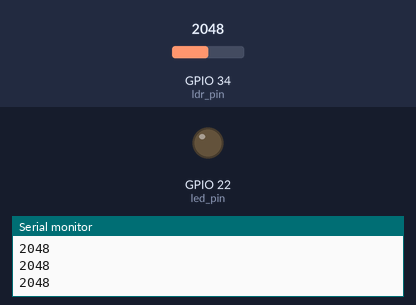
Simulated run of this sketch. Board: ESP32. Parts: output pins drawn as LEDs (lit = HIGH), the last lines printed to the serial monitor. The inputs (shaded band) are chosen by the test bench; at power-on: GPIO 34 (ldr_pin) = 2048.

Above: at 1.2 s.
1.3 s: GPIO 34 (ldr_pin) set to 1061
2.8 s: GPIO 34 (ldr_pin) set to 941
At 4.0 s:
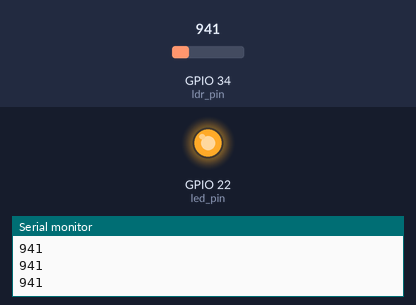
4.3 s: GPIO 34 (ldr_pin) set to 1040
At 5.4 s:
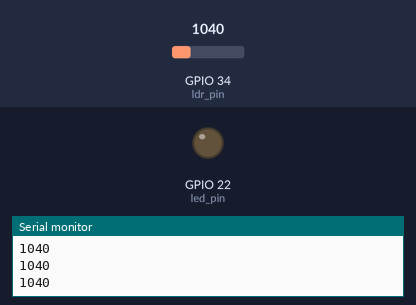
5.8 s: GPIO 34 (ldr_pin) set to 960
At 6.7 s:
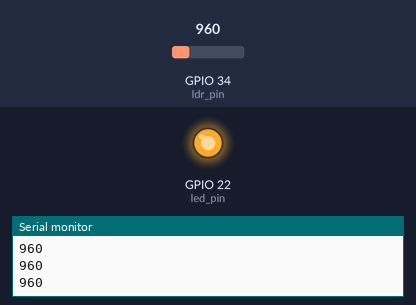
Timing chart, 0 to 8.3 s (numbered marks = the images above; inputs shaded):
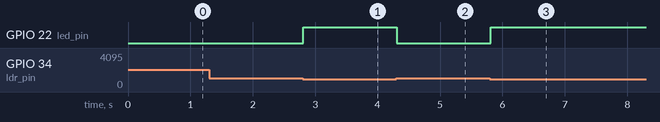

Measured:
- the behaviour switches between 1001 and 1000 on GPIO 34 (ldr_pin) (found by bisection; images 0 and 1)
- after the input at 2.8 s, GPIO 22 (led_pin): LOW → HIGH at once
- after the input at 4.3 s, GPIO 22 (led_pin): HIGH → LOW at once
- after the input at 5.8 s, GPIO 22 (led_pin): LOW → HIGH at once

The sketch:

sketch_aug28a.ino
```cpp
#define ldr_pin 34
#define led_pin 22
void setup(){
  Serial.begin(115200);
  pinMode(ldr_pin, INPUT);
  pinMode(led_pin, OUTPUT);
  digitalWrite(led_pin, HIGH);
}

void loop(){
  int ldr_value;
  ldr_value = analogRead(ldr_pin);
  Serial.println(ldr_value);
  if(ldr_value > 1000){
      digitalWrite(led_pin, LOW);
  }
  else{
      digitalWrite(led_pin, HIGH);
  }
  delay(100);
}
```
